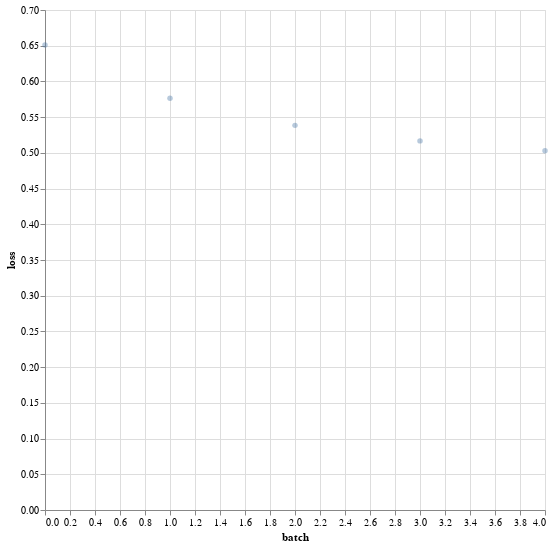

Notebook code cell kept with this figure:
### Code cell
loss_df = pl.DataFrame({
    'batch': np.arange(len(epoch_losses)),
    'loss' : epoch_losses
})

alt.Chart(loss_df).mark_circle(opacity=0.4).encode(
    alt.X('batch'),
    alt.Y('loss')
).properties(
    width=500,
    height=500
)

### Figure 1 — Vega specification as saved in the notebook (floating-point values rounded to 4 significant figures)
{"$schema": "https://vega.github.io/schema/vega/v5.json", "data": [{"name": "source_0", "values": [{"batch": 0, "loss": 0.6511}, {"batch": 1, "loss": 0.5765}, {"batch": 2, "loss": 0.5385}, {"batch": 3, "loss": 0.5168}, {"batch": 4, "loss": 0.5031}]}, {"name": "source_0_x_domain_batch", "values": [{"min": 0, "max": 4}]}, {"name": "source_0_y_domain_loss", "values": [{"min": 0.5031, "max": 0.6511}]}], "marks": [{"type": "symbol", "name": "marks", "from": {"data": "source_0"}, "encode": {"update": {"y": {"field": "loss", "scale": "y"}, "opacity": {"value": 0.4}, "x": {"field": "batch", "scale": "x"}, "shape": {"value": "circle"}, "fill": {"value": "#4c78a8"}}}, "style": ["circle"]}], "scales": [{"name": "x", "type": "linear", "domain": [{"signal": "(data(\"source_0_x_domain_batch\")[0] || {}).min"}, {"signal": "(data(\"source_0_x_domain_batch\")[0] || {}).max"}], "range": [0, {"signal": "width"}], "zero": true, "nice": true}, {"name": "y", "type": "linear", "domain": [{"signal": "(data(\"source_0_y_domain_loss\")[0] || {}).min"}, {"signal": "(data(\"source_0_y_domain_loss\")[0] || {}).max"}], "range": [{"signal": "height"}, 0], "zero": true, "nice": true}], "axes": [{"scale": "x", "domain": false, "grid": true, "maxExtent": 0, "minExtent": 0, "ticks": false, "zindex": 0, "orient": "bottom", "tickCount": {"signal": "ceil(width/40)"}, "aria": false, "labels": false, "gridScale": "y"}, {"scale": "y", "minExtent": 0, "ticks": false, "tickCount": {"signal": "ceil(height/40)"}, "labels": false, "aria": false, "orient": "left", "domain": false, "gridScale": "x", "zindex": 0, "grid": true, "maxExtent": 0}, {"scale": "x", "orient": "bottom", "labelOverlap": true, "labelFlush": true, "tickCount": {"signal": "ceil(width/40)"}, "grid": false, "zindex": 0, "title": "batch"}, {"scale": "y", "orient": "left", "grid": false, "tickCount": {"signal": "ceil(height/40)"}, "title": "loss", "labelOverlap": true, "zindex": 0}], "style": "cell", "background": "white", "padding": 5, "width": 500, "height": 500}
